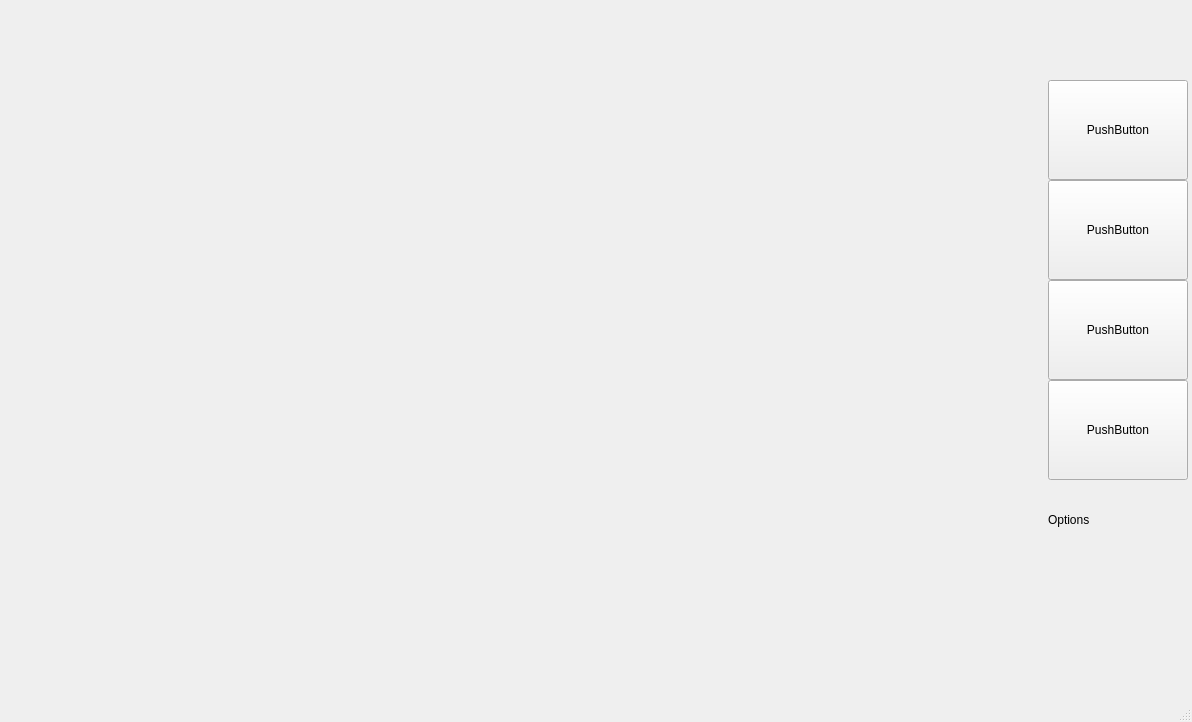
<?xml version="1.0" encoding="UTF-8"?>
<ui version="4.0">
 <class>MainWindow</class>
 <widget class="QMainWindow" name="MainWindow">
  <property name="windowModality">
   <enum>Qt::NonModal</enum>
  </property>
  <property name="geometry">
   <rect>
    <x>0</x>
    <y>0</y>
    <width>1192</width>
    <height>722</height>
   </rect>
  </property>
  <property name="windowTitle">
   <string>MainWindow</string>
  </property>
  <property name="autoFillBackground">
   <bool>false</bool>
  </property>
  <widget class="QWidget" name="centralwidget">
   <layout class="QHBoxLayout" name="horizontalLayout">
    <property name="spacing">
     <number>4</number>
    </property>
    <property name="leftMargin">
     <number>4</number>
    </property>
    <property name="topMargin">
     <number>0</number>
    </property>
    <property name="rightMargin">
     <number>4</number>
    </property>
    <property name="bottomMargin">
     <number>0</number>
    </property>
    <item>
     <layout class="QVBoxLayout" name="verticalLayout"/>
    </item>
    <item>
     <spacer name="horizontalSpacer">
      <property name="orientation">
       <enum>Qt::Horizontal</enum>
      </property>
      <property name="sizeType">
       <enum>QSizePolicy::Expanding</enum>
      </property>
      <property name="sizeHint" stdset="0">
       <size>
        <width>40</width>
        <height>20</height>
       </size>
      </property>
     </spacer>
    </item>
    <item>
     <layout class="QVBoxLayout" name="verticalLayout_2">
      <property name="spacing">
       <number>0</number>
      </property>
      <property name="sizeConstraint">
       <enum>QLayout::SetNoConstraint</enum>
      </property>
      <property name="leftMargin">
       <number>0</number>
      </property>
      <property name="topMargin">
       <number>0</number>
      </property>
      <property name="rightMargin">
       <number>0</number>
      </property>
      <property name="bottomMargin">
       <number>0</number>
      </property>
      <item>
       <widget class="QLabel" name="label">
        <property name="sizePolicy">
         <sizepolicy hsizetype="Fixed" vsizetype="Fixed">
          <horstretch>0</horstretch>
          <verstretch>0</verstretch>
         </sizepolicy>
        </property>
        <property name="minimumSize">
         <size>
          <width>120</width>
          <height>80</height>
         </size>
        </property>
        <property name="text">
         <string>&lt;html&gt;&lt;head/&gt;&lt;body&gt;&lt;p&gt;&lt;img src=&quot;:/E:/Pictures/newpfp3.jpg&quot;/&gt;&lt;/p&gt;&lt;/body&gt;&lt;/html&gt;</string>
        </property>
       </widget>
      </item>
      <item>
       <widget class="QPushButton" name="pushButton_4">
        <property name="sizePolicy">
         <sizepolicy hsizetype="Fixed" vsizetype="Fixed">
          <horstretch>0</horstretch>
          <verstretch>0</verstretch>
         </sizepolicy>
        </property>
        <property name="minimumSize">
         <size>
          <width>140</width>
          <height>100</height>
         </size>
        </property>
        <property name="text">
         <string>PushButton</string>
        </property>
       </widget>
      </item>
      <item>
       <widget class="QPushButton" name="pushButton_2">
        <property name="sizePolicy">
         <sizepolicy hsizetype="Fixed" vsizetype="Fixed">
          <horstretch>0</horstretch>
          <verstretch>0</verstretch>
         </sizepolicy>
        </property>
        <property name="minimumSize">
         <size>
          <width>140</width>
          <height>100</height>
         </size>
        </property>
        <property name="text">
         <string>PushButton</string>
        </property>
       </widget>
      </item>
      <item>
       <widget class="QPushButton" name="pushButton_5">
        <property name="sizePolicy">
         <sizepolicy hsizetype="Fixed" vsizetype="Fixed">
          <horstretch>0</horstretch>
          <verstretch>0</verstretch>
         </sizepolicy>
        </property>
        <property name="minimumSize">
         <size>
          <width>140</width>
          <height>100</height>
         </size>
        </property>
        <property name="text">
         <string>PushButton</string>
        </property>
       </widget>
      </item>
      <item>
       <widget class="QPushButton" name="pushButton_3">
        <property name="sizePolicy">
         <sizepolicy hsizetype="Fixed" vsizetype="Fixed">
          <horstretch>0</horstretch>
          <verstretch>0</verstretch>
         </sizepolicy>
        </property>
        <property name="minimumSize">
         <size>
          <width>140</width>
          <height>100</height>
         </size>
        </property>
        <property name="text">
         <string>PushButton</string>
        </property>
       </widget>
      </item>
      <item>
       <widget class="QLabel" name="label_7">
        <property name="sizePolicy">
         <sizepolicy hsizetype="Fixed" vsizetype="Fixed">
          <horstretch>0</horstretch>
          <verstretch>0</verstretch>
         </sizepolicy>
        </property>
        <property name="minimumSize">
         <size>
          <width>120</width>
          <height>80</height>
         </size>
        </property>
        <property name="text">
         <string>Options</string>
        </property>
       </widget>
      </item>
      <item>
       <spacer name="verticalSpacer">
        <property name="orientation">
         <enum>Qt::Vertical</enum>
        </property>
        <property name="sizeHint" stdset="0">
         <size>
          <width>20</width>
          <height>40</height>
         </size>
        </property>
       </spacer>
      </item>
     </layout>
    </item>
   </layout>
  </widget>
  <widget class="QMenuBar" name="menubar">
   <property name="geometry">
    <rect>
     <x>0</x>
     <y>0</y>
     <width>1192</width>
     <height>20</height>
    </rect>
   </property>
   <property name="nativeMenuBar">
    <bool>false</bool>
   </property>
  </widget>
  <widget class="QStatusBar" name="statusbar"/>
 </widget>
 <resources/>
 <connections/>
</ui>
